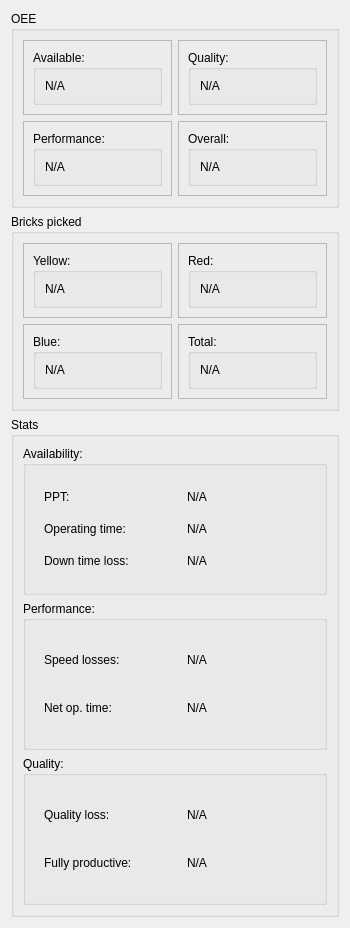
     <widget class="QWidget" name="widget_3" native="true">
      <property name="minimumSize">
       <size>
        <width>350</width>
        <height>0</height>
       </size>
      </property>
      <layout class="QVBoxLayout" name="verticalLayout_10">
       <item>
        <widget class="QGroupBox" name="OEE_group">
         <property name="title">
          <string>OEE</string>
         </property>
         <layout class="QGridLayout" name="gridLayout_4">
          <item row="0" column="0">
           <widget class="QFrame" name="frame">
            <property name="frameShape">
             <enum>QFrame::StyledPanel</enum>
            </property>
            <property name="frameShadow">
             <enum>QFrame::Raised</enum>
            </property>
            <layout class="QGridLayout" name="gridLayout_5">
             <item row="0" column="0">
              <widget class="QGroupBox" name="groupBox">
               <property name="title">
                <string>Available:</string>
               </property>
               <layout class="QGridLayout" name="gridLayout_9">
                <item row="0" column="0">
                 <widget class="QLabel" name="OEE_avail">
                  <property name="text">
                   <string>N/A</string>
                  </property>
                 </widget>
                </item>
               </layout>
              </widget>
             </item>
            </layout>
           </widget>
          </item>
          <item row="0" column="1">
           <widget class="QFrame" name="frame_2">
            <property name="frameShape">
             <enum>QFrame::StyledPanel</enum>
            </property>
            <property name="frameShadow">
             <enum>QFrame::Raised</enum>
            </property>
            <layout class="QGridLayout" name="gridLayout_6">
             <item row="0" column="0">
              <widget class="QGroupBox" name="groupBox_5">
               <property name="title">
                <string>Quality:</string>
               </property>
               <layout class="QGridLayout" name="gridLayout_10">
                <item row="0" column="0">
                 <widget class="QLabel" name="OEE_qual">
                  <property name="text">
                   <string>N/A</string>
                  </property>
                 </widget>
                </item>
               </layout>
              </widget>
             </item>
            </layout>
           </widget>
          </item>
          <item row="1" column="0">
           <widget class="QFrame" name="frame_3">
            <property name="frameShape">
             <enum>QFrame::StyledPanel</enum>
            </property>
            <property name="frameShadow">
             <enum>QFrame::Raised</enum>
            </property>
            <layout class="QGridLayout" name="gridLayout_8">
             <item row="0" column="0">
              <widget class="QGroupBox" name="groupBox_6">
               <property name="title">
                <string>Performance:</string>
               </property>
               <layout class="QGridLayout" name="gridLayout_11">
                <item row="0" column="0">
                 <widget class="QLabel" name="OEE_perf">
                  <property name="text">
                   <string>N/A</string>
                  </property>
                 </widget>
                </item>
               </layout>
              </widget>
             </item>
            </layout>
           </widget>
          </item>
          <item row="1" column="1">
           <widget class="QFrame" name="frame_4">
            <property name="frameShape">
             <enum>QFrame::StyledPanel</enum>
            </property>
            <property name="frameShadow">
             <enum>QFrame::Raised</enum>
            </property>
            <layout class="QGridLayout" name="gridLayout_7">
             <item row="0" column="0">
              <widget class="QGroupBox" name="groupBox_7">
               <property name="title">
                <string>Overall:</string>
               </property>
               <layout class="QGridLayout" name="gridLayout_12">
                <item row="0" column="0">
                 <widget class="QLabel" name="OEE_overall">
                  <property name="text">
                   <string>N/A</string>
                  </property>
                 </widget>
                </item>
               </layout>
              </widget>
             </item>
            </layout>
           </widget>
          </item>
         </layout>
        </widget>
       </item>
       <item>
        <widget class="QGroupBox" name="Bricks_group">
         <property name="title">
          <string>Bricks picked</string>
         </property>
         <layout class="QGridLayout" name="gridLayout_13">
          <item row="2" column="0">
           <widget class="QFrame" name="frame_6">
            <property name="frameShape">
             <enum>QFrame::StyledPanel</enum>
            </property>
            <property name="frameShadow">
             <enum>QFrame::Raised</enum>
            </property>
            <layout class="QGridLayout" name="gridLayout_16">
             <item row="0" column="0">
              <widget class="QGroupBox" name="groupBox_9">
               <property name="title">
                <string>Blue:</string>
               </property>
               <layout class="QGridLayout" name="gridLayout_17">
                <item row="0" column="0">
                 <widget class="QLabel" name="bricks_blue">
                  <property name="text">
                   <string>N/A</string>
                  </property>
                 </widget>
                </item>
               </layout>
              </widget>
             </item>
            </layout>
           </widget>
          </item>
          <item row="2" column="1">
           <widget class="QFrame" name="frame_7">
            <property name="frameShape">
             <enum>QFrame::StyledPanel</enum>
            </property>
            <property name="frameShadow">
             <enum>QFrame::Raised</enum>
            </property>
            <layout class="QGridLayout" name="gridLayout_18">
             <item row="0" column="0">
              <widget class="QGroupBox" name="groupBox_10">
               <property name="title">
                <string>Total:</string>
               </property>
               <layout class="QGridLayout" name="gridLayout_19">
                <item row="0" column="0">
                 <widget class="QLabel" name="bricks_total">
                  <property name="text">
                   <string>N/A</string>
                  </property>
                 </widget>
                </item>
               </layout>
              </widget>
             </item>
            </layout>
           </widget>
          </item>
          <item row="1" column="0">
           <widget class="QFrame" name="frame_8">
            <property name="frameShape">
             <enum>QFrame::StyledPanel</enum>
            </property>
            <property name="frameShadow">
             <enum>QFrame::Raised</enum>
            </property>
            <layout class="QGridLayout" name="gridLayout_20">
             <item row="0" column="0">
              <widget class="QGroupBox" name="groupBox_11">
               <property name="styleSheet">
                <string notr="true">border-color: rgb(60, 236, 0);</string>
               </property>
               <property name="title">
                <string>Yellow:</string>
               </property>
               <property name="flat">
                <bool>true</bool>
               </property>
               <layout class="QGridLayout" name="gridLayout_21">
                <item row="0" column="0">
                 <widget class="QLabel" name="bricks_yellow">
                  <property name="text">
                   <string>N/A</string>
                  </property>
                 </widget>
                </item>
               </layout>
              </widget>
             </item>
            </layout>
           </widget>
          </item>
          <item row="1" column="1">
           <widget class="QFrame" name="frame_5">
            <property name="frameShape">
             <enum>QFrame::StyledPanel</enum>
            </property>
            <property name="frameShadow">
             <enum>QFrame::Raised</enum>
            </property>
            <layout class="QGridLayout" name="gridLayout_14">
             <item row="0" column="0">
              <widget class="QGroupBox" name="groupBox_8">
               <property name="title">
                <string>Red:</string>
               </property>
               <layout class="QGridLayout" name="gridLayout_15">
                <item row="0" column="0">
                 <widget class="QLabel" name="bricks_red">
                  <property name="text">
                   <string>N/A</string>
                  </property>
                 </widget>
                </item>
               </layout>
              </widget>
             </item>
            </layout>
           </widget>
          </item>
         </layout>
        </widget>
       </item>
       <item>
        <widget class="QGroupBox" name="Stats_group">
         <property name="minimumSize">
          <size>
           <width>0</width>
           <height>500</height>
          </size>
         </property>
         <property name="title">
          <string>Stats</string>
         </property>
         <layout class="QVBoxLayout" name="verticalLayout_11">
          <item>
           <widget class="QGroupBox" name="groupBox_15">
            <property name="title">
             <string>Availability:</string>
            </property>
            <layout class="QHBoxLayout" name="horizontalLayout">
             <item>
              <widget class="QWidget" name="widget_4" native="true">
               <layout class="QVBoxLayout" name="verticalLayout_12">
                <item>
                 <widget class="QLabel" name="label">
                  <property name="text">
                   <string>PPT:</string>
                  </property>
                 </widget>
                </item>
                <item>
                 <widget class="QLabel" name="label_2">
                  <property name="text">
                   <string>Operating time:</string>
                  </property>
                 </widget>
                </item>
                <item>
                 <widget class="QLabel" name="label_3">
                  <property name="text">
                   <string>Down time loss:</string>
                  </property>
                 </widget>
                </item>
               </layout>
              </widget>
             </item>
             <item>
              <widget class="QWidget" name="widget_5" native="true">
               <layout class="QVBoxLayout" name="verticalLayout_17">
                <item>
                 <widget class="QLabel" name="stats_avail_ppt">
                  <property name="text">
                   <string>N/A</string>
                  </property>
                 </widget>
                </item>
                <item>
                 <widget class="QLabel" name="stats_avail_op_time">
                  <property name="text">
                   <string>N/A</string>
                  </property>
                 </widget>
                </item>
                <item>
                 <widget class="QLabel" name="stats_avail_down_time">
                  <property name="text">
                   <string>N/A</string>
                  </property>
                 </widget>
                </item>
               </layout>
              </widget>
             </item>
            </layout>
           </widget>
          </item>
          <item>
           <widget class="QGroupBox" name="groupBox_16">
            <property name="title">
             <string>Performance:</string>
            </property>
            <layout class="QHBoxLayout" name="horizontalLayout_16">
             <item>
              <widget class="QWidget" name="widget_7" native="true">
               <layout class="QVBoxLayout" name="verticalLayout_14">
                <item>
                 <widget class="QLabel" name="label_6">
                  <property name="text">
                   <string>Speed losses:</string>
                  </property>
                 </widget>
                </item>
                <item>
                 <widget class="QLabel" name="label_5">
                  <property name="text">
                   <string>Net op. time:</string>
                  </property>
                 </widget>
                </item>
               </layout>
              </widget>
             </item>
             <item>
              <widget class="QWidget" name="widget_6" native="true">
               <layout class="QVBoxLayout" name="verticalLayout_16">
                <item>
                 <widget class="QLabel" name="stats_perf_speed_loss">
                  <property name="text">
                   <string>N/A</string>
                  </property>
                 </widget>
                </item>
                <item>
                 <widget class="QLabel" name="stats_perf_net_op_time">
                  <property name="text">
                   <string>N/A</string>
                  </property>
                 </widget>
                </item>
               </layout>
              </widget>
             </item>
            </layout>
           </widget>
          </item>
          <item>
           <widget class="QGroupBox" name="groupBox_17">
            <property name="title">
             <string>Quality:</string>
            </property>
            <layout class="QHBoxLayout" name="horizontalLayout_15">
             <item>
              <widget class="QWidget" name="widget_8" native="true">
               <layout class="QVBoxLayout" name="verticalLayout_13">
                <item>
                 <widget class="QLabel" name="label_8">
                  <property name="text">
                   <string>Quality loss:</string>
                  </property>
                 </widget>
                </item>
                <item>
                 <widget class="QLabel" name="label_7">
                  <property name="text">
                   <string>Fully productive:</string>
                  </property>
                 </widget>
                </item>
               </layout>
              </widget>
             </item>
             <item>
              <widget class="QWidget" name="widget_9" native="true">
               <layout class="QVBoxLayout" name="verticalLayout_15">
                <item>
                 <widget class="QLabel" name="stats_qual_loss">
                  <property name="text">
                   <string>N/A</string>
                  </property>
                 </widget>
                </item>
                <item>
                 <widget class="QLabel" name="stats_qual_productive">
                  <property name="text">
                   <string>N/A</string>
                  </property>
                 </widget>
                </item>
               </layout>
              </widget>
             </item>
            </layout>
           </widget>
          </item>
         </layout>
        </widget>
       </item>
      </layout>
      <zorder>Stats_group</zorder>
      <zorder>Bricks_group</zorder>
      <zorder>OEE_group</zorder>
     </widget>
